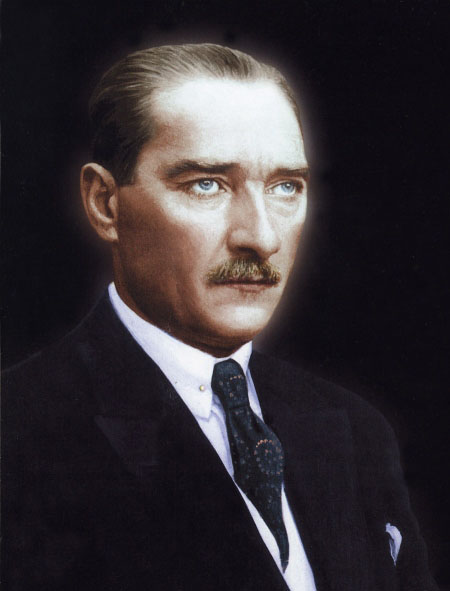
#> input picture ataturk.jpg, 450 x 591 px
$ python photoskey.py -i ataturk.jpg
#> lines starting #> are read from the running program, lines starting #| are printed output that depends on the picture
from PIL import Image
from PIL import ImageFont
from PIL import ImageDraw
#import matplotlib.pyplot as plt
import string
import random
import numpy as np
import argparse
import os
import time
# [6 lines left out: function SplitHMS, not called in this run]
def GetImageGrayScale(imgname):
#> called with imgname = 'ataturk.jpg'
    return Image.open(imgname).convert('LA')
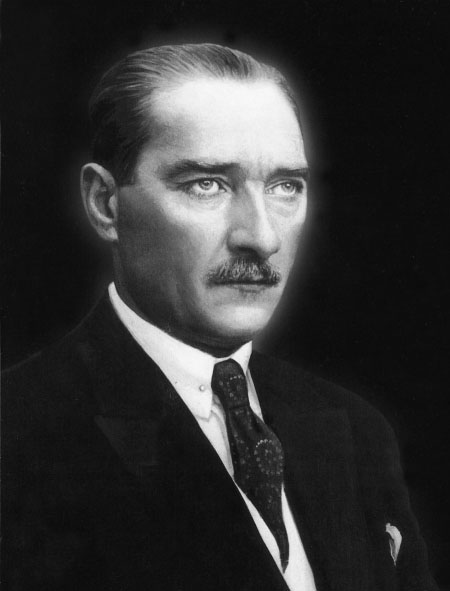
#> returned value: PIL image 450x591 LA; mean R, G, B, A 49.9, 49.9, 49.9, 255
def GetPercentage(m1,m2):
    return (m1*100)/m2
def GetLoadingBar(m1,m2):
    return int((m1*10)/m2)
def ConvertImage(img,Scale=9):
#> called with Scale = 9
    size = img.size
#> size = (450, 591)
    keycharss = "abcdefghjkmnopqrsuvwxyzABCDEFGHJKLMNOPQRSTUVWXYZ"
    keychars = []
    for x in range(int(size[0]/Scale)):
        ykey = []
        for y in range(int(size[1]/Scale)):
            key = random.choice(keycharss)
            ykey.append(key)
        keychars.append(ykey)
        ma = GetPercentage(x+1,size[0]/Scale)
        mb = GetLoadingBar(x+1,size[0]/Scale)
        print("Chars Creating %s%s [%s%s]  \r"%("%",ma,"="*mb," "*(10-mb)),)
    img = img.convert("LA").convert("RGB")
    imgz = Image.new('RGB', size)
#> imgz: PIL image 450x591 RGB; every value is 0
    draw = ImageDraw.Draw(imgz)
    font = ImageFont.truetype("C:\\WINDOWS\\Fonts\\SEGOEUI.TTF", Scale)
    for x in range(int(size[0]/Scale)):
        for y in range(int(size[1]/Scale)):
            key = keychars[x][y]
            pos = (int(x*Scale),int(y*Scale))
            pixel = img.getpixel(pos)
            if(np.mean(pixel)/255.0 > 0.4):
                draw.text(pos,random.choice(string.ascii_uppercase),(pixel[0],pixel[1],pixel[2]),font=font)
            else:
                draw.text(pos,key,(pixel[0],pixel[1],pixel[2]),font=font)
        ma = GetPercentage(x+1,size[0]/Scale)
        mb = GetLoadingBar(x+1,size[0]/Scale)
        print("Image Creating %s%s [%s%s]  \r"%("%",ma,"="*mb," "*(10-mb)),end="\r")
    return imgz
# [38 lines left out: function ConvertImageX, not called in this run]
def main():
    parser = argparse.ArgumentParser()
    parser.add_argument("--image","-i",help="Fotograf konumu",required=True,type=str)
    parser.add_argument("--scale","-S",help="Font buyuklugu",type=int,default=9)
    parser.add_argument("--usexchar","-UX",help="XChar ",action="store_true")
    parser.add_argument("--alphanum","-A",help="Belirlediginiz opakligin ustune ulasan pixellere xchar atanir. Default=0.4 (0>x>1)",type=float,default=0.4)
    parser.add_argument("--xchar","-X",help="Belirlediginiz opakligin ustune ulasan pixellere xchar atanir. Default='='",type=str,default="=")
    args = parser.parse_args()
    if(args.image):
        print("d1")
        if(os.path.isfile(args.image)):
            print("d2")
            if(args.usexchar):

                print("Using xchar.")
                fname =args.image
                img = GetImageGrayScale(fname)
                newimg = ConvertImageX(img,args.scale,args.xchar,args.alphanum)
                newimg.save("edited.%s"%(fname))
            else:
                fname =args.image
                img = GetImageGrayScale(fname)
                newimg = ConvertImage(img,args.scale)
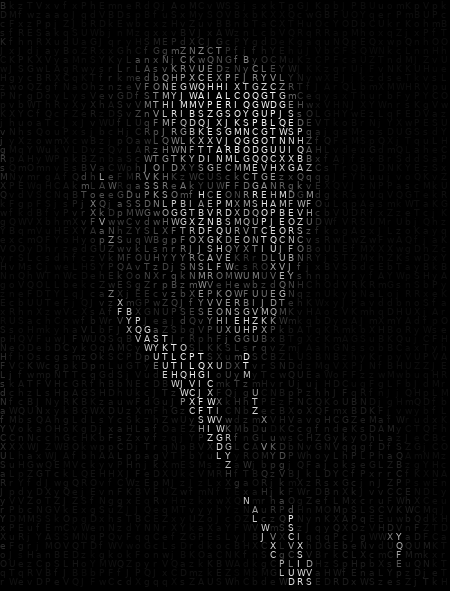
#> newimg: PIL image 450x591 RGB; min 0, max 247, mean 8.6
                newimg.save("edited.%s"%(fname))
            #plt.imshow(newimg)
            #plt.show()
    else:
        parser.print(usage())
if __name__ == '__main__':
    main()
